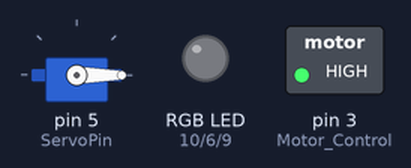
A sketch run on a simulated Arduino Uno, built with avr-gcc and run on an emulated ATmega328P. Parts: servo, switched loads named in the sketch (green lamp = pin HIGH), an RGB LED mixed from three pins (HIGH = lit).

Above: at 0.05 s.
At 2.65 s:
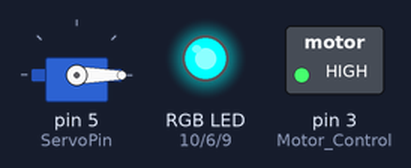
At 3.95 s:
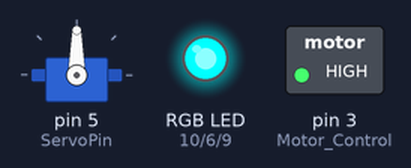
At 5.25 s:
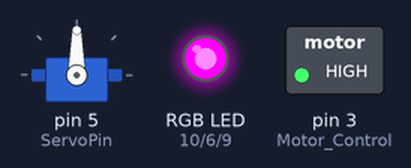
At 7.45 s:
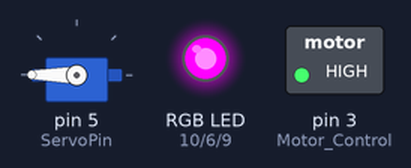
At 10.5 s:
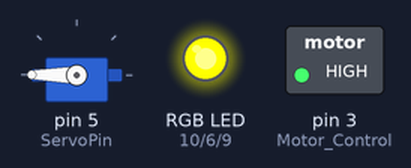
Timing chart, 0 to 13.7 s (numbered marks = the images above):
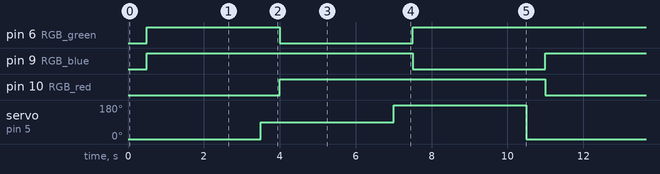

The sketch:

Water_Pi_Boat_Backup_.ino
```cpp
#include<Servo.h>
Servo servo;
#define ServoPin 5

#define RGB_red 10  //pwm
#define RGB_green 6 //pwm
#define RGB_blue 9  //pwm

#define NRF_CE 8  //digital output
#define NRF_CSN 7 //digital output

#define BLE_or_NRF 2  //digital input

#define Motor_Control 3 //pwm

#define servo_pin 5

#define Battery_Voltage_Measure A0  //analog input


void setup() {
  pinMode(RGB_red, OUTPUT);
  pinMode(RGB_green, OUTPUT);
  pinMode(RGB_blue, OUTPUT);
  pinMode(Motor_Control, OUTPUT);
  digitalWrite(Motor_Control, HIGH);
}

void loop() {
  servo.attach(ServoPin);
  servo.write(0);
  delay(500);
  servo.detach();
  digitalWrite(RGB_red, LOW);
  digitalWrite(RGB_green, HIGH);
  digitalWrite(RGB_blue, HIGH);
  delay(3000);
  servo.attach(ServoPin);
  servo.write(90);
  delay(500);
  servo.detach();
  digitalWrite(RGB_red, HIGH);
  digitalWrite(RGB_green, LOW);
  digitalWrite(RGB_blue, HIGH);
  delay(3000);
  servo.attach(ServoPin);
  servo.write(180);
  delay(500);
  servo.detach();
  digitalWrite(RGB_red, HIGH);
  digitalWrite(RGB_green, HIGH);
  digitalWrite(RGB_blue, LOW);
  delay(3000);
}
```

Measured:
- by itself, pin 6 (RGB_green): repeats every 10.5 s: LOW 3.5 s, HIGH 7.0 s
- by itself, pin 9 (RGB_blue), pin 10 (RGB_red): alternates HIGH for 7.0 s and LOW for 3.5 s
- by itself, servo on pin 5 (ServoPin): repeats every 10.5 s: 180° 3.5 s, 0° 3.5 s, 90° 3.5 s
